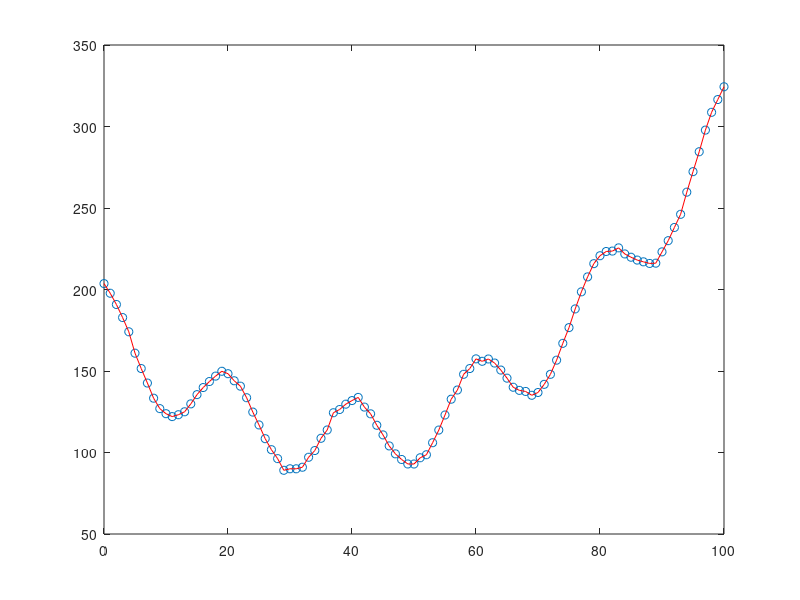

Write MATLAB code to recreate this figure.
clc; clear

% 构建三个输入项，一共101组
t = 0 : 1 : 100;
x1 = t;
x2 = (t - 60).^2;
x3 = cos(pi.*t / 10);

% 假设系统真实系数
c1 = 2.22;
c2 = 0.05;
c3 = 23.1;

% 得到系统输出，得到对应的101个输出（人为加入了一些噪声）
Y = c1 * x1 + c2 * x2 + c3 * x3  + randn(1,101);%系统方程，根据输入和输出来拟合其参数

% 绘制一下采样数据
plot(t, Y,'o')
hold on

% 设置初始值，执行递推过程
theta = [0;0;0];
Pk_ = 1e6 * eye(3);%初始值可I为单位矩
lambda = 0.995;
for i = 1 : 1 : 100
    x = [x1(i); x2(i); x3(i)];%系统输入
    y = Y(i);%系统输出
    Kk = Pk_ * x / (lambda + x' * Pk_ * x);
    theta = theta + Kk * (y - x'*theta);
    Pk_ = (1/lambda)*(eye(3) - Kk * x') * Pk_;
end

% 基于最小二乘的结果绘制曲线，并于原始数据做对比
Y_Est = theta(1) * x1 + theta(2) * x2 + theta(3) * x3;

% 绘制出来拟合的曲线，并于采样点进行比较
plot(t, Y,'r')
